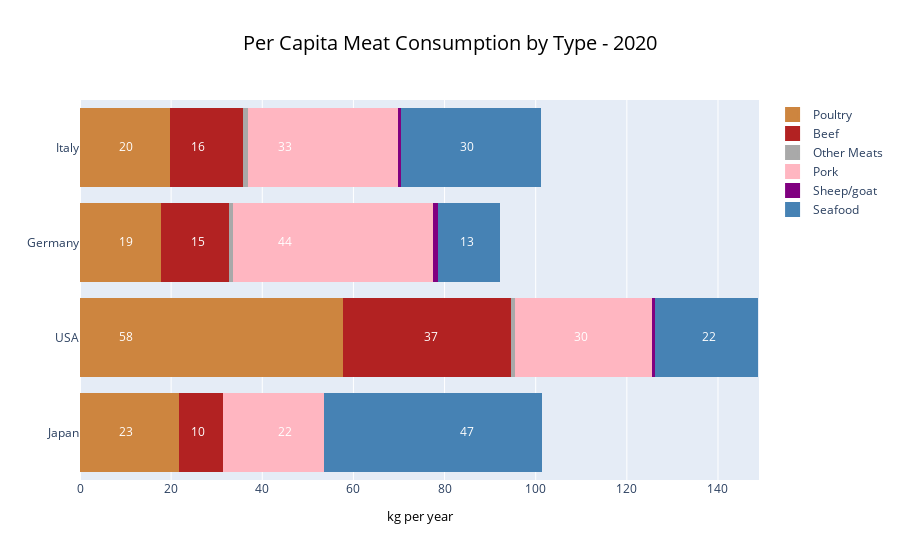

Notebook code for this chart:
### Markdown cell above
### Meat Consumption by country

### Code cell
fig = go.Figure()

## Poultry ##
fig.add_trace(go.Bar(
    y=["Japan", "USA", "Germany", "Italy"],
    x=[22,58,18,20],
    name='Poultry',
    orientation='h',
    marker=dict(
        color='peru',
        line=dict(color='peru', width=3)
    ), legendrank=6
))
## Beef ##
fig.add_trace(go.Bar(
    y=["Japan", "USA", "Germany", "Italy"],
    x=[9.7,37,15,16],
    name='Beef',
    orientation='h',
    marker=dict(
        color='firebrick',
        line=dict(color='firebrick', width=3)
    ), legendrank=5
))
## Other Meats ##
fig.add_trace(go.Bar(
    y=["Japan", "USA", "Germany", "Italy"],
    x=[0.1,0.8,0.83,1.09],
    name='Other Meats',
    orientation='h',
    marker=dict(
        color='darkgray',
        line=dict(color='darkgray', width=3)
    ), legendrank=4
))
## Pork ##
fig.add_trace(go.Bar(
    y=["Japan", "USA", "Germany", "Italy"],
    x=[22,30,44,33],
    name='Pork',
    orientation='h',
    marker=dict(
        color='lightpink',
        line=dict(color='lightpink', width=3)
    ), legendrank=3
))
## Sheep/goat ##
fig.add_trace(go.Bar(
    y=["Japan", "USA", "Germany", "Italy"],
    x=[0.15,0.6,0.97,0.77],
    name='Sheep/goat',
    orientation='h',
    marker=dict(
        color='purple',
        line=dict(color='purple', width=3)
    ), legendrank=2
))
## Seafood ##
fig.add_trace(go.Bar(
    y=["Japan", "USA", "Germany", "Italy"],
    x=[47,22,13,30],
    name='Seafood',
    orientation='h',
    marker=dict(
        color='steelblue',
        line=dict(color='steelblue', width=3)
    ), legendrank=1
))
## Annotations ##

fig.add_trace(go.Scatter(
    x=[10],
    y=['Italy'],
    mode="text",
    name="Poultry",
    text=["20"],
    textposition="middle center",
    showlegend=False
))
fig.add_trace(go.Scatter(
    x=[10],
    y=['Germany'],
    mode="text",
    name="Poultry",
    text=["19"],
    textposition="middle center",
    showlegend=False
))
fig.add_trace(go.Scatter(
    x=[10],
    y=['USA'],
    mode="text",
    name="Poultry",
    text=["58"],
    textposition="middle center",
    showlegend=False
))
fig.add_trace(go.Scatter(
    x=[10],
    y=['Japan'],
    mode="text",
    name="Poultry",
    text=["23"],
    textposition="middle center",
    showlegend=False
))
fig.add_trace(go.Scatter(
    x=[77],
    y=['USA'],
    mode="text",
    name="Beef",
    text=["37"],
    textposition="middle center",
    showlegend=False
))
fig.add_trace(go.Scatter(
    x=[26],
    y=['Italy'],
    mode="text",
    name="Beef",
    text=["16"],
    textposition="middle center",
    showlegend=False
))
fig.add_trace(go.Scatter(
    x=[26],
    y=['Germany'],
    mode="text",
    name="Beef",
    text=["15"],
    textposition="middle center",
    showlegend=False
))
fig.add_trace(go.Scatter(
    x=[26],
    y=['Japan'],
    mode="text",
    name="Beef",
    text=["10"],
    textposition="middle center",
    showlegend=False
))
fig.add_trace(go.Scatter(
    x=[110],
    y=['USA'],
    mode="text",
    name="Pork",
    text=["30"],
    textposition="middle center",
    showlegend=False
))
fig.add_trace(go.Scatter(
    x=[45],
    y=['Italy'],
    mode="text",
    name="Pork",
    text=["33"],
    textposition="middle center",
    showlegend=False
))
fig.add_trace(go.Scatter(
    x=[45],
    y=['Germany'],
    mode="text",
    name="Pork",
    text=["44"],
    textposition="middle center",
    showlegend=False
))
fig.add_trace(go.Scatter(
    x=[45],
    y=['Japan'],
    mode="text",
    name="Pork",
    text=["22"],
    textposition="middle center",
    showlegend=False
))
fig.add_trace(go.Scatter(
    x=[85],
    y=['Italy'],
    mode="text",
    name="Seafood",
    text=["30"],
    textposition="middle center",
    showlegend=False
))
fig.add_trace(go.Scatter(
    x=[85],
    y=['Germany'],
    mode="text",
    name="Seafood",
    text=["13"],
    textposition="middle center",
    showlegend=False
))
fig.add_trace(go.Scatter(
    x=[85],
    y=['Japan'],
    mode="text",
    name="Seafood",
    text=["47"],
    textposition="middle center",
    showlegend=False
))
fig.add_trace(go.Scatter(
    x=[138],
    y=['USA'],
    mode="text",
    name="Seafood",
    text=["22"],
    textposition="middle center",
    showlegend=False
))
fig.update_traces(textfont_color='white')

# Add title
fig.update_layout(
    title_text="Per Capita Meat Consumption by Type - 2020",
    title_x=0.5,
    title_font=dict(
        size=20,
        color="black"
    )
)
# Set x-axis title
fig.update_xaxes(title_text="kg per year", title_font=dict(size=13, color="black"))

# Set x limit of 149
fig.update_layout(xaxis_range=[0, 149])
fig.update_layout(barmode='stack')

## Disable legend clicks
fig.update_layout(legend_itemclick=False)
fig.update_layout(legend_itemdoubleclick=False)

fig.write_html("plotly_time_consume_meattttttf.html")
fig.show()

### Figure 1 — Plotly figure (JSON) as saved in the notebook; plotly's stock layout.template omitted (floating-point values rounded to 4 significant figures)
{"data": [{"legendrank": 6, "marker": {"color": "peru", "line": {"color": "peru", "width": 3}}, "name": "Poultry", "orientation": "h", "textfont": {"color": "white"}, "type": "bar", "x": [22, 58, 18, 20], "y": ["Japan", "USA", "Germany", "Italy"]}, {"legendrank": 5, "marker": {"color": "firebrick", "line": {"color": "firebrick", "width": 3}}, "name": "Beef", "orientation": "h", "textfont": {"color": "white"}, "type": "bar", "x": [9.7, 37, 15, 16], "y": ["Japan", "USA", "Germany", "Italy"]}, {"legendrank": 4, "marker": {"color": "darkgray", "line": {"color": "darkgray", "width": 3}}, "name": "Other Meats", "orientation": "h", "textfont": {"color": "white"}, "type": "bar", "x": [0.1, 0.8, 0.83, 1.09], "y": ["Japan", "USA", "Germany", "Italy"]}, {"legendrank": 3, "marker": {"color": "lightpink", "line": {"color": "lightpink", "width": 3}}, "name": "Pork", "orientation": "h", "textfont": {"color": "white"}, "type": "bar", "x": [22, 30, 44, 33], "y": ["Japan", "USA", "Germany", "Italy"]}, {"legendrank": 2, "marker": {"color": "purple", "line": {"color": "purple", "width": 3}}, "name": "Sheep/goat", "orientation": "h", "textfont": {"color": "white"}, "type": "bar", "x": [0.15, 0.6, 0.97, 0.77], "y": ["Japan", "USA", "Germany", "Italy"]}, {"legendrank": 1, "marker": {"color": "steelblue", "line": {"color": "steelblue", "width": 3}}, "name": "Seafood", "orientation": "h", "textfont": {"color": "white"}, "type": "bar", "x": [47, 22, 13, 30], "y": ["Japan", "USA", "Germany", "Italy"]}, {"mode": "text", "name": "Poultry", "showlegend": false, "text": ["20"], "textfont": {"color": "white"}, "textposition": "middle center", "type": "scatter", "x": [10], "y": ["Italy"]}, {"mode": "text", "name": "Poultry", "showlegend": false, "text": ["19"], "textfont": {"color": "white"}, "textposition": "middle center", "type": "scatter", "x": [10], "y": ["Germany"]}, {"mode": "text", "name": "Poultry", "showlegend": false, "text": ["58"], "textfont": {"color": "white"}, "textposition": "middle center", "type": "scatter", "x": [10], "y": ["USA"]}, {"mode": "text", "name": "Poultry", "showlegend": false, "text": ["23"], "textfont": {"color": "white"}, "textposition": "middle center", "type": "scatter", "x": [10], "y": ["Japan"]}, {"mode": "text", "name": "Beef", "showlegend": false, "text": ["37"], "textfont": {"color": "white"}, "textposition": "middle center", "type": "scatter", "x": [77], "y": ["USA"]}, {"mode": "text", "name": "Beef", "showlegend": false, "text": ["16"], "textfont": {"color": "white"}, "textposition": "middle center", "type": "scatter", "x": [26], "y": ["Italy"]}, {"mode": "text", "name": "Beef", "showlegend": false, "text": ["15"], "textfont": {"color": "white"}, "textposition": "middle center", "type": "scatter", "x": [26], "y": ["Germany"]}, {"mode": "text", "name": "Beef", "showlegend": false, "text": ["10"], "textfont": {"color": "white"}, "textposition": "middle center", "type": "scatter", "x": [26], "y": ["Japan"]}, {"mode": "text", "name": "Pork", "showlegend": false, "text": ["30"], "textfont": {"color": "white"}, "textposition": "middle center", "type": "scatter", "x": [110], "y": ["USA"]}, {"mode": "text", "name": "Pork", "showlegend": false, "text": ["33"], "textfont": {"color": "white"}, "textposition": "middle center", "type": "scatter", "x": [45], "y": ["Italy"]}, {"mode": "text", "name": "Pork", "showlegend": false, "text": ["44"], "textfont": {"color": "white"}, "textposition": "middle center", "type": "scatter", "x": [45], "y": ["Germany"]}, {"mode": "text", "name": "Pork", "showlegend": false, "text": ["22"], "textfont": {"color": "white"}, "textposition": "middle center", "type": "scatter", "x": [45], "y": ["Japan"]}, {"mode": "text", "name": "Seafood", "showlegend": false, "text": ["30"], "textfont": {"color": "white"}, "textposition": "middle center", "type": "scatter", "x": [85], "y": ["Italy"]}, {"mode": "text", "name": "Seafood", "showlegend": false, "text": ["13"], "textfont": {"color": "white"}, "textposition": "middle center", "type": "scatter", "x": [85], "y": ["Germany"]}, {"mode": "text", "name": "Seafood", "showlegend": false, "text": ["47"], "textfont": {"color": "white"}, "textposition": "middle center", "type": "scatter", "x": [85], "y": ["Japan"]}, {"mode": "text", "name": "Seafood", "showlegend": false, "text": ["22"], "textfont": {"color": "white"}, "textposition": "middle center", "type": "scatter", "x": [138], "y": ["USA"]}], "layout": {"barmode": "stack", "legend": {"itemclick": false, "itemdoubleclick": false}, "title": {"font": {"color": "black", "size": 20}, "text": "Per Capita Meat Consumption by Type - 2020", "x": 0.5}, "xaxis": {"range": [0, 149], "title": {"font": {"color": "black", "size": 13}, "text": "kg per year"}}}}
